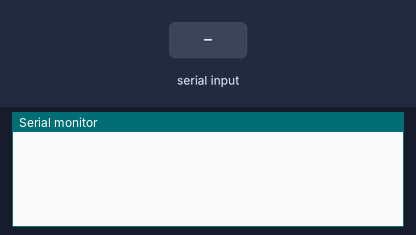
Recording of a sketch running on a simulated Arduino Uno, built with avr-gcc and run on an emulated ATmega328P. Parts: the last lines printed to the serial monitor. Inputs (shaded band) come from the test bench.

Above: at 1.2 s.
1.3 s: "1" received over the second serial link
At 2.3 s:
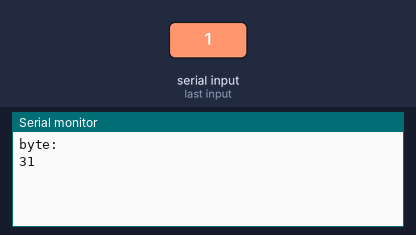
2.8 s: "0" received over the second serial link
At 3.5 s:
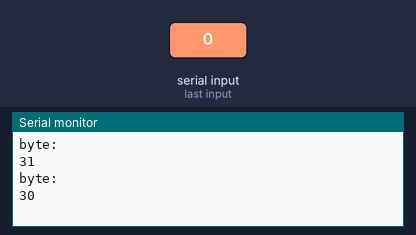
4.3 s: "2" received over the second serial link
At 5.8 s:
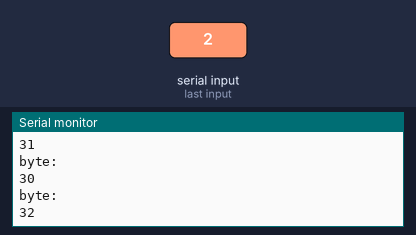

Measured:
- after the input at 1.3 s, the serial monitor: prints a new line at once (image 1)
- after the input at 2.8 s, the serial monitor: prints a new line at once (image 2)
- after the input at 4.3 s, the serial monitor: prints a new line at once (image 3)

The sketch:

GYByteTest.ino
```cpp
#include <SoftwareSerial.h>
SoftwareSerial GY(8,9);

#define RE 7
#define DE 2

void setup(){
    Serial.begin(9600);
    pinMode(DE,OUTPUT);
    pinMode(RE,OUTPUT);
    GY.begin(9600);
    digitalWrite(RE,HIGH);
    digitalWrite(DE,HIGH);
    GY.write(0xA5);
    GY.write(0x09);
    GY.write(0xAE);
    digitalWrite(RE,LOW);
    digitalWrite(DE,LOW);


}

void loop(){
 while(GY.available()>0){
        Serial.println("byte:");
        Serial.println(GY.read(),HEX);
    }

}
```
